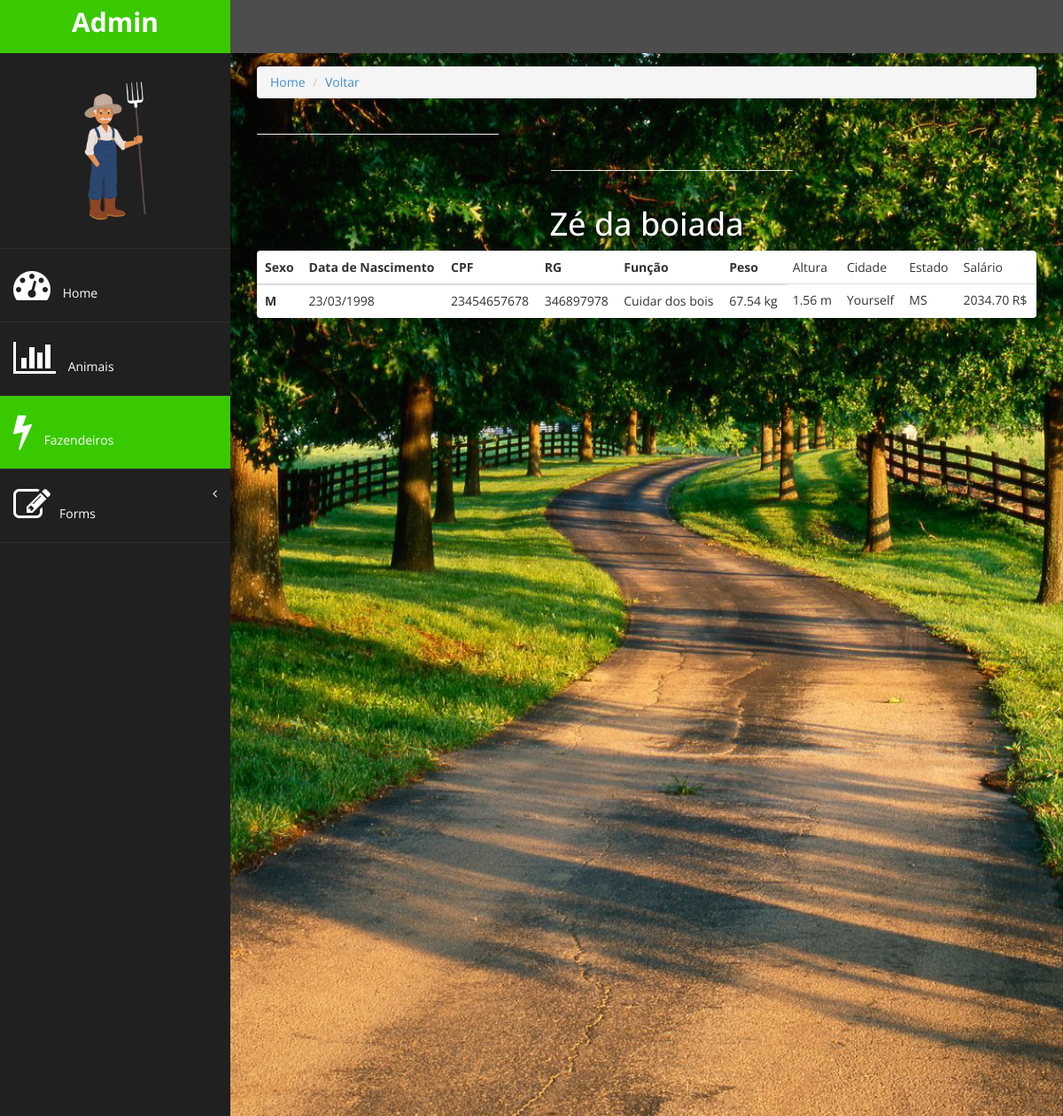
Page /gestao/fazendeiros/1/ on the earlier database version.
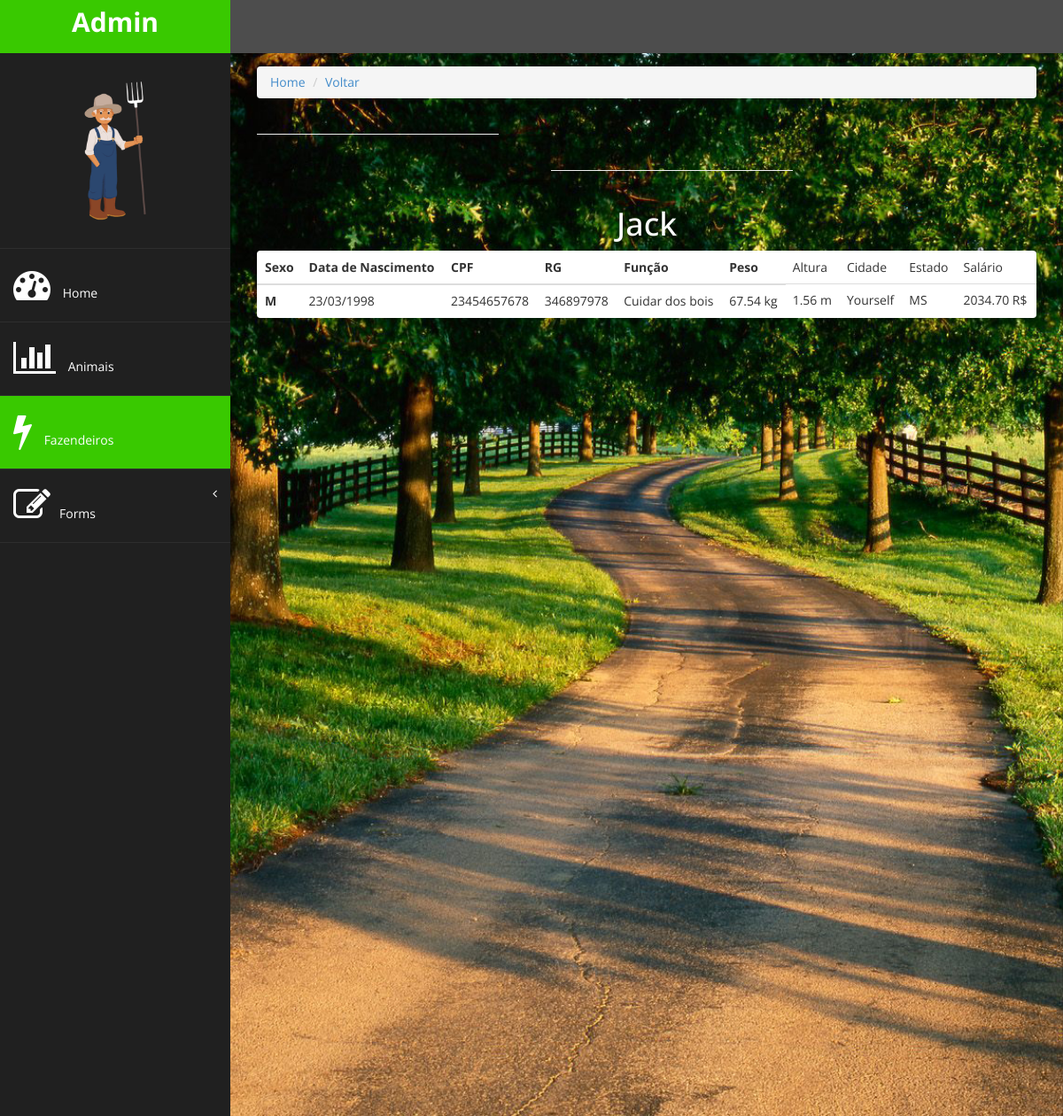
Same page on the later database version.
### gestao/models.py (models this page shows)
class Fazendeiro(models.Model):
      choices_estado = (
            ('AC','Acre'),
            ('AL','Alagoas'),
            ('AP','Amapá'),
            ('AM','Amazonas'),
            ('BA','Bahia'),
            ('CE','Ceará'),
            ('DF','Distrito Federal'),
            ('ES','Espírito Santo'),
            ('GO','Goiás'),
            ('MA','Maranhão'),
            ('MT','Mato Grosso'),
            ('MS','Mato Grosso do Sul'),
            ('MG','Minas Gerais'),
            ('PA','Pará'),
            ('PB','Paraíba'),
            ('PR','Paraná'),
            ('PE','Pernambuco'),
            ('PI','Piauí'),
            ('RR','Roraima'),
            ('RO','Rondônia'),
            ('RJ','Rio de Janeiro'),
            ('RN','Rio Grande do Norte'),
            ('RS','Rio Grande do Sul'),
            ('SC','Santa Catarina'),
            ('SP','São Paulo'),
            ('SE','Sergipe'),
            ('TO','Tocantins'),
      )
      sexo_choices = (
            ('M','Masculino'),
            ('F','Feminino')
      )
      nome = models.CharField(max_length=20)
      sexo = models.CharField(max_length=1, choices=sexo_choices)
      data_nasc = models.DateField(verbose_name='Data de Nascimento')
      cpf = models.CharField(max_length=11)
      rg = models.CharField(max_length=9)
      funcao = models.CharField(max_length=20)
      peso = models.DecimalField(max_digits=5, decimal_places=2)
      altura = models.DecimalField(max_digits=3, decimal_places=2)
      cidade = models.CharField(max_length=20)
      estado = models.CharField(max_length=2, choices=choices_estado)
      salario = models.DecimalField(max_digits=6, decimal_places=2)

### gestao/views.py (the view)
# urls.py: path('fazendeiros/<int:fazendeiro_id>/', views.fazendeiro_show),
def fazendeiro_show(request, fazendeiro_id):
      fazendeiro = Fazendeiro.objects.get(id=fazendeiro_id)
      return render(request, 'fazendeiro/show.html', {'fazendeiro':fazendeiro})

### gestao/templates/fazendeiro/show.html
{% extends 'base.html' %}
{% block active-fazendeiros %}
active-menu
{% endblock %}
{% block conteudo %}
<div class="row">
      <div class="col-md-12">
            <ol class="breadcrumb">
                  <li><a href="/gestao/">Home</a></li>
                  <li><a href="/gestao/fazendeiros">Voltar</a></li>
            </ol>
      </div>
</div>
<div class="row">
      <div class="col-md-4">
            <hr class="featurette-divider">
      </div>
      <div class="col-md-4 espacamento-linha">
            <hr class="featurette-divider">
      </div>
</div>
<div class="row">
      <div class="col-md-12">
            <h1 id="nome-fazendeiro">{{fazendeiro.nome}}</a></h1>
            <table class="table panel">
                  <thead>
                        <tr>
                              <th>Sexo</th>
                              <th>Data de Nascimento</th>
                              <th>CPF</th>
                              <th>RG</th>
                              <th>Função</th>
                              <th>Peso</th>
                              <td>Altura</td>
                              <td>Cidade</td>
                              <td>Estado</td>
                              <td>Salário</td>
                        </tr>
                  </thead>
                  <tbody>
                        <tr>
                              <th>{{fazendeiro.sexo}}</th>
                              <td>{{fazendeiro.data_nasc | date:"d/m/Y"}}</td>
                              <td>{{fazendeiro.cpf}}</td>
                              <td>{{fazendeiro.rg}}</td>
                              <td>{{fazendeiro.funcao}}</td>
                              <td>{{fazendeiro.peso}} kg</td>
                              <td>{{fazendeiro.altura}} m</td>
                              <td>{{fazendeiro.cidade}}</td>
                              <td>{{fazendeiro.estado}}</td>
                              <td>{{fazendeiro.salario}} R$</td>
                        </tr>
                  </tbody>
            </table>
      </div>
</div>
{% endblock %}

Differences in the rows shown:
changed Fazendeiro "Cuidar dos bois": nome "Zé da boiada" → "Jack"
